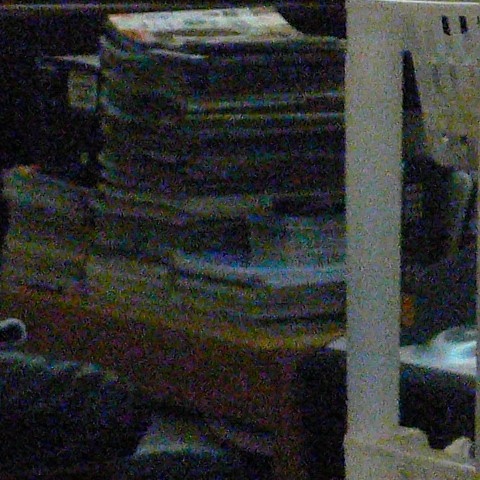
#> input picture noisy-image.jpg, 480 x 480 px
$ python stride-diff.py
#> lines starting #> are read from the running program, lines starting #| are printed output that depends on the picture
"""
Optimized Median Blur
---------------------
Uses NumPy vectorization instead of slow Python loops.

Requirements:
- Python 3.9+
- numpy
- opencv-python
"""

import cv2
import numpy as np
from numpy.lib.stride_tricks import sliding_window_view


# -----------------------------------------------------------
# Overlapping Median Filter (stride = 1)
# Fast vectorized implementation
# -----------------------------------------------------------
def median_filter_overlap(image: np.ndarray, ksize: int = 3) -> np.ndarray:
    pad = ksize // 2

    # Pad image
    padded = np.pad(image, pad_width=pad, mode="edge")

    # Create sliding windows view
    # Shape -> (H, W, ksize, ksize)
    windows = sliding_window_view(padded, (ksize, ksize))

    # Compute median across last two axes (kernel)
    result = np.median(windows, axis=(-1, -2))

    return result.astype(np.uint8)


# -----------------------------------------------------------
# Non-Overlapping Median Filter (stride = ksize)
# Uses reshape instead of loops
# -----------------------------------------------------------
def median_filter_non_overlap(image: np.ndarray, ksize: int = 3) -> np.ndarray:
    H, W = image.shape

    # Crop image so dimensions divide evenly by ksize
    Hc = (H // ksize) * ksize
    Wc = (W // ksize) * ksize
    cropped = image[:Hc, :Wc]

    # Reshape into blocks:
    # (H//k, k, W//k, k)
    blocks = cropped.reshape(Hc // ksize, ksize, Wc // ksize, ksize)

    # Move kernel axes together -> (H//k, W//k, k, k)
    blocks = blocks.swapaxes(1, 2)

    # Median over each block
    result = np.median(blocks, axis=(-1, -2))

    return result.astype(np.uint8)


# -----------------------------------------------------------
# Main
# -----------------------------------------------------------
if __name__ == "__main__":

    img = cv2.imread("noisy-image.jpg", cv2.IMREAD_GRAYSCALE)
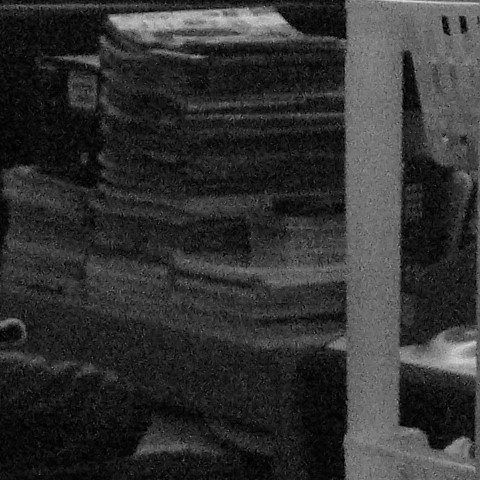
#> img: shape (480, 480); min 0, max 219, mean 49.8

    if img is None:
        raise ValueError("Image not found.")

    ksize = 5

    # Optimized overlapping median blur
    overlap_result = median_filter_overlap(img, ksize)
#> in median_filter_overlap, `padded = np.pad(image, pad_width=pad, mode="edge")`:
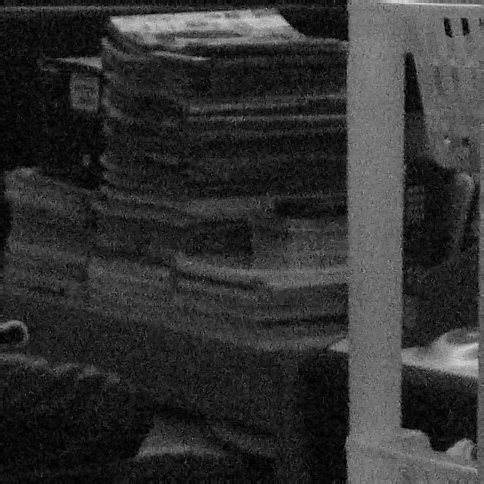
#> padded: shape (484, 484); min 0, max 219, mean 49.9

    # Optimized non-overlapping median blur
    non_overlap_result = median_filter_non_overlap(img, ksize)
#> in median_filter_non_overlap, `result = np.median(blocks, axis=(-1, -2))`:
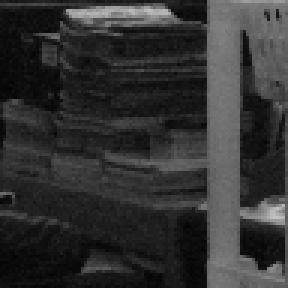
#> result: shape (96, 96) float64 (shown 3 times larger); min 4, max 194, mean 49.8

    cv2.imwrite("median_overlap.jpg", overlap_result)
    cv2.imwrite("median_non_overlap.jpg", non_overlap_result)

    print("Optimized median filtering complete.")
